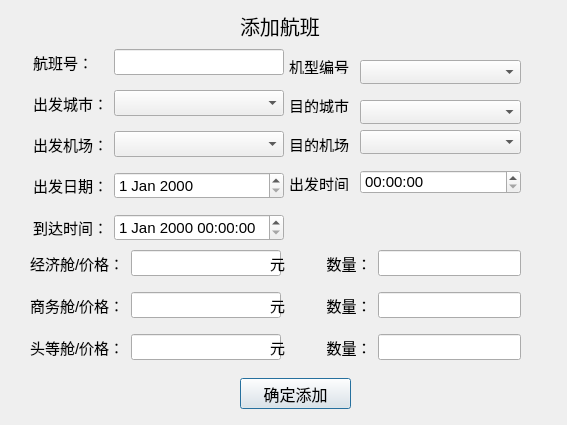
<?xml version="1.0" encoding="UTF-8"?>
<ui version="4.0">
 <class>addflightdialog</class>
 <widget class="QDialog" name="addflightdialog">
  <property name="geometry">
   <rect>
    <x>0</x>
    <y>0</y>
    <width>567</width>
    <height>425</height>
   </rect>
  </property>
  <property name="font">
   <font>
    <pointsize>11</pointsize>
   </font>
  </property>
  <property name="windowTitle">
   <string>Dialog</string>
  </property>
  <widget class="QWidget" name="widget" native="true">
   <property name="geometry">
    <rect>
     <x>33</x>
     <y>40</y>
     <width>251</width>
     <height>211</height>
    </rect>
   </property>
   <layout class="QGridLayout" name="gridLayout">
    <item row="0" column="0">
     <widget class="QLabel" name="label">
      <property name="font">
       <font>
        <pointsize>11</pointsize>
       </font>
      </property>
      <property name="text">
       <string>航班号：</string>
      </property>
     </widget>
    </item>
    <item row="0" column="1">
     <widget class="QLineEdit" name="flight_num_lineEdit"/>
    </item>
    <item row="1" column="0">
     <widget class="QLabel" name="label_2">
      <property name="text">
       <string>出发城市：</string>
      </property>
     </widget>
    </item>
    <item row="2" column="0">
     <widget class="QLabel" name="label_3">
      <property name="text">
       <string>出发机场：</string>
      </property>
     </widget>
    </item>
    <item row="3" column="0">
     <widget class="QLabel" name="label_4">
      <property name="text">
       <string>出发日期：</string>
      </property>
     </widget>
    </item>
    <item row="4" column="0">
     <widget class="QLabel" name="label_5">
      <property name="text">
       <string>到达时间：</string>
      </property>
     </widget>
    </item>
    <item row="3" column="1">
     <widget class="QDateEdit" name="start_date_dateEdit"/>
    </item>
    <item row="4" column="1">
     <widget class="QDateTimeEdit" name="arrive_dateTimeEdit"/>
    </item>
    <item row="1" column="1">
     <widget class="QComboBox" name="from_city_comboBox"/>
    </item>
    <item row="2" column="1">
     <widget class="QComboBox" name="from_port_comboBox"/>
    </item>
   </layout>
  </widget>
  <widget class="QWidget" name="widget_2" native="true">
   <property name="geometry">
    <rect>
     <x>280</x>
     <y>40</y>
     <width>241</width>
     <height>181</height>
    </rect>
   </property>
   <widget class="QLabel" name="label_7">
    <property name="geometry">
     <rect>
      <x>9</x>
      <y>18</y>
      <width>60</width>
      <height>16</height>
     </rect>
    </property>
    <property name="text">
     <string>机型编号：</string>
    </property>
   </widget>
   <widget class="QLabel" name="label_6">
    <property name="geometry">
     <rect>
      <x>9</x>
      <y>57</y>
      <width>71</width>
      <height>16</height>
     </rect>
    </property>
    <property name="text">
     <string>目的城市</string>
    </property>
   </widget>
   <widget class="QLabel" name="label_8">
    <property name="geometry">
     <rect>
      <x>9</x>
      <y>96</y>
      <width>60</width>
      <height>16</height>
     </rect>
    </property>
    <property name="text">
     <string>目的机场：</string>
    </property>
   </widget>
   <widget class="QLabel" name="label_9">
    <property name="geometry">
     <rect>
      <x>9</x>
      <y>135</y>
      <width>71</width>
      <height>16</height>
     </rect>
    </property>
    <property name="text">
     <string>出发时间</string>
    </property>
   </widget>
   <widget class="QComboBox" name="comboBox">
    <property name="geometry">
     <rect>
      <x>80</x>
      <y>20</y>
      <width>161</width>
      <height>24</height>
     </rect>
    </property>
   </widget>
   <widget class="QComboBox" name="to_city_comboBox">
    <property name="geometry">
     <rect>
      <x>80</x>
      <y>60</y>
      <width>161</width>
      <height>24</height>
     </rect>
    </property>
   </widget>
   <widget class="QComboBox" name="to_port_comboBox">
    <property name="geometry">
     <rect>
      <x>80</x>
      <y>90</y>
      <width>161</width>
      <height>24</height>
     </rect>
    </property>
   </widget>
   <widget class="QTimeEdit" name="start_time_timeEdit">
    <property name="geometry">
     <rect>
      <x>80</x>
      <y>130</y>
      <width>161</width>
      <height>24</height>
     </rect>
    </property>
   </widget>
  </widget>
  <widget class="QWidget" name="widget_3" native="true">
   <property name="geometry">
    <rect>
     <x>30</x>
     <y>240</y>
     <width>251</width>
     <height>131</height>
    </rect>
   </property>
   <layout class="QGridLayout" name="gridLayout_3">
    <item row="0" column="0">
     <widget class="QLabel" name="label_10">
      <property name="text">
       <string>经济舱/价格：</string>
      </property>
     </widget>
    </item>
    <item row="0" column="1">
     <widget class="QLineEdit" name="eco_money_lineEdit"/>
    </item>
    <item row="1" column="0">
     <widget class="QLabel" name="label_11">
      <property name="text">
       <string>商务舱/价格：</string>
      </property>
     </widget>
    </item>
    <item row="1" column="1">
     <widget class="QLineEdit" name="busi_money_lineEdit"/>
    </item>
    <item row="2" column="0">
     <widget class="QLabel" name="label_12">
      <property name="text">
       <string>头等舱/价格：</string>
      </property>
     </widget>
    </item>
    <item row="2" column="1">
     <widget class="QLineEdit" name="firstclass_money_lineEdit"/>
    </item>
   </layout>
  </widget>
  <widget class="QWidget" name="widget_4" native="true">
   <property name="geometry">
    <rect>
     <x>270</x>
     <y>240</y>
     <width>251</width>
     <height>131</height>
    </rect>
   </property>
   <layout class="QGridLayout" name="gridLayout_4">
    <item row="0" column="0">
     <widget class="QLabel" name="label_13">
      <property name="text">
       <string>元          数量：</string>
      </property>
      <property name="alignment">
       <set>Qt::AlignJustify|Qt::AlignVCenter</set>
      </property>
     </widget>
    </item>
    <item row="0" column="1">
     <widget class="QLineEdit" name="eco_num_lineEdit"/>
    </item>
    <item row="1" column="0">
     <widget class="QLabel" name="label_14">
      <property name="text">
       <string>元          数量：</string>
      </property>
     </widget>
    </item>
    <item row="1" column="1">
     <widget class="QLineEdit" name="busi_num_lineEdit"/>
    </item>
    <item row="2" column="0">
     <widget class="QLabel" name="label_15">
      <property name="text">
       <string>元          数量：</string>
      </property>
     </widget>
    </item>
    <item row="2" column="1">
     <widget class="QLineEdit" name="firstclass_num_lineEdit"/>
    </item>
   </layout>
  </widget>
  <widget class="QLabel" name="label_16">
   <property name="geometry">
    <rect>
     <x>240</x>
     <y>10</y>
     <width>81</width>
     <height>31</height>
    </rect>
   </property>
   <property name="font">
    <font>
     <pointsize>15</pointsize>
    </font>
   </property>
   <property name="text">
    <string>添加航班</string>
   </property>
  </widget>
  <widget class="QPushButton" name="pushButton">
   <property name="geometry">
    <rect>
     <x>240</x>
     <y>378</y>
     <width>111</width>
     <height>31</height>
    </rect>
   </property>
   <property name="font">
    <font>
     <pointsize>12</pointsize>
    </font>
   </property>
   <property name="text">
    <string>确定添加</string>
   </property>
  </widget>
 </widget>
 <resources/>
 <connections/>
</ui>
